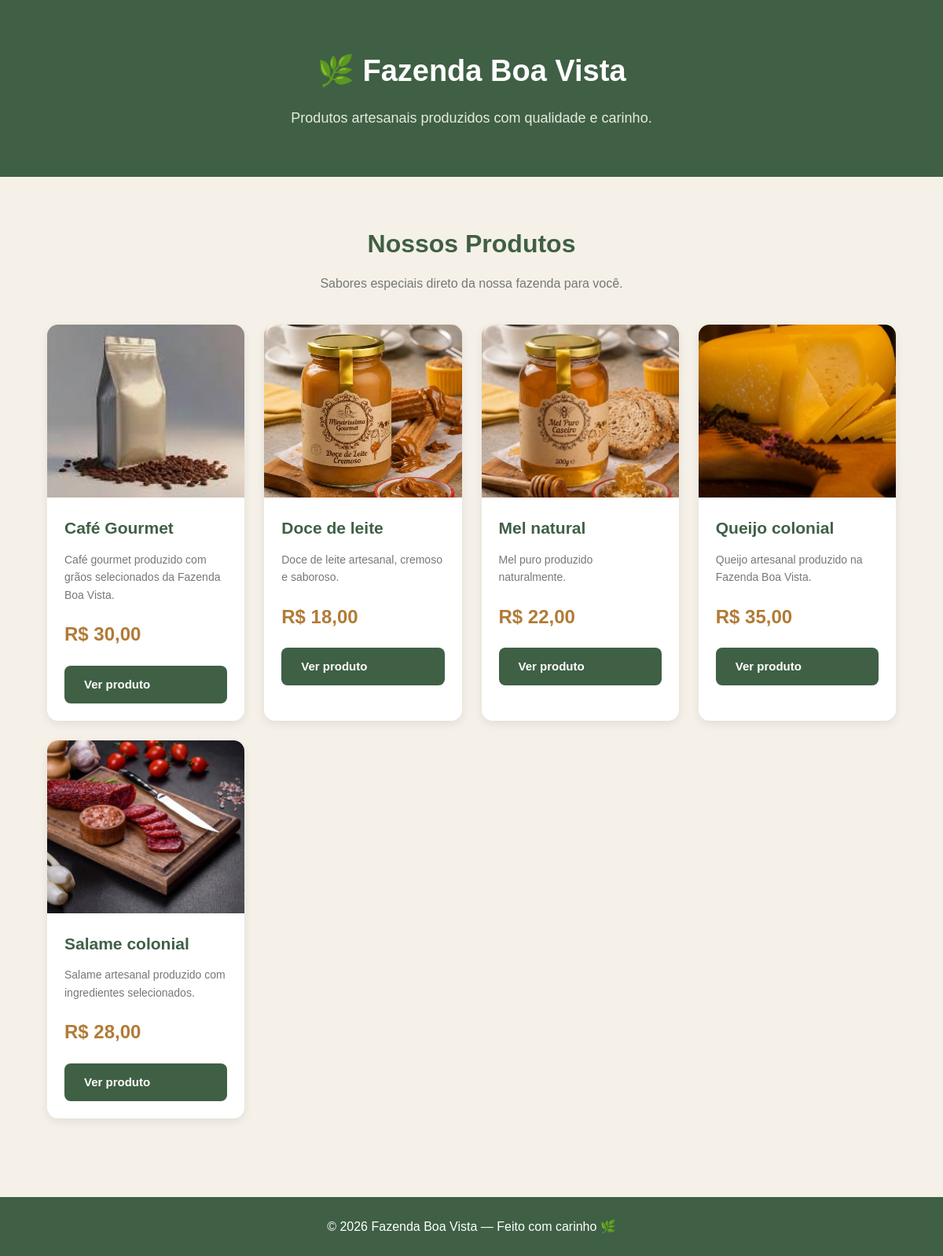
Page /pages/produtos.php on the committed database.
### tables this page shows
CREATE TABLE `produtos` (
  `id` int(11) NOT NULL,
  `nome` varchar(100) NOT NULL,
  `descricao` text DEFAULT NULL,
  `preco` decimal(10,2) NOT NULL,
  `imagem` varchar(255) DEFAULT NULL,
  `ativo` tinyint(1) DEFAULT 1
);

### pages/produtos.php (the view, shortened to what this page needs)
<?php
require_once '../config/conexao.php';
$sql = "SELECT * FROM produtos WHERE ativo = 1 ORDER BY nome ASC";
$stmt = $pdo->prepare($sql);
$stmt->execute();
$produtos = $stmt->fetchAll(PDO::FETCH_ASSOC);
?>
<!DOCTYPE html>
<html lang="pt-br">
<head>
    <link rel="stylesheet" href="../assets/css/style.css">
</head>
<body>
    <header class="cabecalho">
        <div class="container">
            <h1>🌿 Fazenda Boa Vista</h1>
            <p>Produtos artesanais produzidos com qualidade e carinho.</p>
        </div>
    </header>
    <main class="container">
        <section class="secao-produtos">
            <div class="titulo-secao">
                <h2>Nossos Produtos</h2>
                <p>Sabores especiais direto da nossa fazenda para você.</p>
            </div>
            <div class="grade-produtos">
                <?php foreach ($produtos as $produto): ?>
                    <div class="card-produto">
                        <div class="imagem-produto">
                            <span class="emoji-produto">🌾</span>
                            <img
                                src="../assets/images/<?= htmlspecialchars($produto['imagem']) ?>"
                                alt="<?= htmlspecialchars($produto['nome']) ?>"
                                onerror="this.style.display='none'"
                            >
                        </div>
                        <div class="conteudo-produto">
                            <h3><?= htmlspecialchars($produto['nome']) ?></h3>
                            <p class="descricao">
                                <?= htmlspecialchars($produto['descricao']) ?>
                            </p>
                            <div class="preco">
                                R$ <?= number_format($produto['preco'], 2, ',', '.') ?>
                            </div>
                            <a href="produto.php?id=<?= $produto['id'] ?>" class="botao-produto">
    Ver produto
</a>
                        </div>
                    </div>
                <?php endforeach; ?>
            </div>
        </section>
    </main>
    <footer class="rodape">
        <p>© <?= date('Y') ?> Fazenda Boa Vista — Feito com carinho 🌿</p>
    </footer>
</body>
</html>

### assets/css/style.css (style rules this page uses)
* { margin: 0; padding: 0; box-sizing: border-box; }
body { font-family: Arial, Helvetica, sans-serif; background-color: #f5f1e8; color: #3b3b32; font-size: 16px; line-height: 1.6; }
.container { width: 90%; max-width: 1200px; margin: auto; }
.cabecalho { background-color: #3f6045; color: #fff; text-align: center; padding: 60px 20px; }
.cabecalho h1 { font-size: 38px; margin-bottom: 15px; }
.cabecalho p { font-size: 18px; color: #e7eadf; }
.secao-produtos { padding: 60px 0; }
.titulo-secao { text-align: center; margin-bottom: 40px; }
.titulo-secao h2 { color: #3f6045; font-size: 32px; margin-bottom: 12px; }
.titulo-secao p { color: #777; font-size: 16px; }
.grade-produtos { display: grid; grid-template-columns: repeat(auto-fit, minmax(250px, 1fr)); gap: 25px; }
.card-produto { background-color: #fff; border-radius: 14px; overflow: hidden; box-shadow: 0 4px 12px rgba(0, 0, 0, 0.08); transition: transform 0.3s, box-shadow 0.3s; }
.imagem-produto { height: 220px; background-color: #e8e2d3; display: flex; align-items: center; justify-content: center; position: relative; overflow: hidden; }
.emoji-produto { font-size: 75px; }
.imagem-produto img { width: 100%; height: 100%; object-fit: cover; position: absolute; top: 0; left: 0; }
.conteudo-produto { padding: 22px; }
.conteudo-produto h3 { color: #3f6045; font-size: 21px; margin-bottom: 12px; }
.descricao { color: #777; font-size: 14px; line-height: 1.6; min-height: 45px; margin-bottom: 20px; }
.preco { font-size: 24px; font-weight: bold; color: #b17b37; margin-bottom: 20px; }
.botao-produto { width: 100%; padding: 12px; background-color: #3f6045; color: white; border: none; border-radius: 8px; font-size: 15px; cursor: pointer; transition: background-color 0.3s; }
.rodape { background-color: #3f6045; color: white; text-align: center; padding: 25px; margin-top: 40px; }
.botao-produto { display: inline-block; background-color: #3f6045; color: white; padding: 12px 25px; border-radius: 8px; text-decoration: none; font-weight: bold; transition: 0.3s; }

### rows in the picture
produtos: imagem (picture), nome "Café Gourmet", descricao "Café gourmet produzido com grãos selecionados da Fazenda Boa Vista.", preco "30,00"
produtos: imagem (picture), nome "Doce de leite", descricao "Doce de leite artesanal, cremoso e saboroso.", preco "18,00"
produtos: imagem (picture), nome "Mel natural", descricao "Mel puro produzido naturalmente.", preco "22,00"
produtos: imagem (picture), nome "Queijo colonial", descricao "Queijo artesanal produzido na Fazenda Boa Vista.", preco "35,00"
produtos: imagem (picture), nome "Salame colonial", descricao "Salame artesanal produzido com ingredientes selecionados.", preco "28,00"
